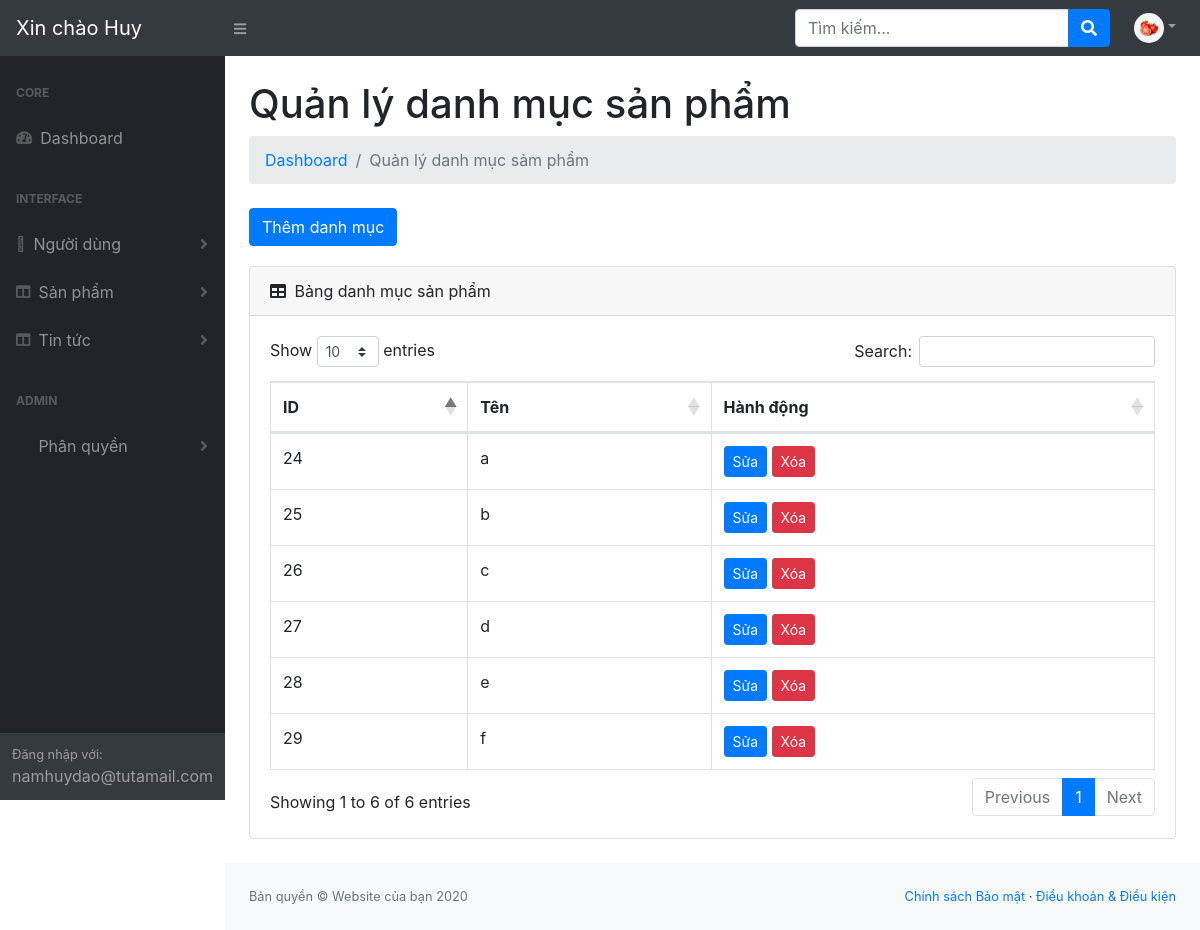
The page /resource/view/admin/main-view/manage-product_categories.php (signed in) on the database its author committed.
### tables this page shows
CREATE TABLE `users` (
  `id` int(11) NOT NULL,
  `images` varchar(255) NOT NULL,
  `firstname` varchar(255) NOT NULL,
  `lastname` varchar(255) NOT NULL,
  `email` varchar(255) NOT NULL,
  `password` varchar(255) NOT NULL,
  `created_at` datetime DEFAULT NULL,
  `is_active` tinyint(4) NOT NULL,
  `status` tinyint(4) NOT NULL,
  `role_id` int(11) NOT NULL
);

CREATE TABLE `product_categories` (
  `id` int(11) NOT NULL,
  `name` varchar(255) NOT NULL,
  `parent_id` int(11) NOT NULL
);

### function/function.php (called while the page is built, shortened)
<?php
function checkPer($user_id, $per_code)
{
    include '../../../../database/database.php';
    $sql = "SELECT link_role_permission.*
        FROM link_role_permission
        INNER JOIN permissions ON permissions.id = link_role_permission.permission_id
        INNER JOIN roles ON roles.id = link_role_permission.role_id
        INNER JOIN users ON users.role_id = roles.id
        WHERE users.id = '$user_id' AND permissions.code = '$per_code'";
    $result = $conn->query($sql);
    if ($result->num_rows > 0) {
        return true;
    }
    return false;
}
?>

### resource/view/admin/main-view/manage-product_categories.php (the view, shortened to what this page needs)
<?php
include '../../../../database/database.php';
include '../../../../function/function.php';
$sql = "SELECT * FROM `product_categories`";
$result = $conn->query($sql);
?>
<!DOCTYPE html>
<html lang="en">
<head>
    <link href="../../../../public/core/assets/css/core.css" rel="stylesheet"/>
    <link href="../../../../public/admin/assets/css/styles.css" rel="stylesheet"/>
    <link href="https://cdn.datatables.net/1.10.20/css/dataTables.bootstrap4.min.css" rel="stylesheet"
/>
    <link rel="stylesheet" href="https://pro.fontawesome.com/releases/v5.10.0/css/all.css" />
</head>
<body class="sb-nav-fixed">
<?php
include '../partials/header.php';
?>
<div id="layoutSidenav">
    <?php
    include '../partials/layoutSideNav.php';
    ?>
    <div id="layoutSidenav_content">
        <main>
            <div class="container-fluid">
                <h1 class="mt-4">Quản lý danh mục sản phẩm</h1>
                <ol class="breadcrumb mb-4">
                    <li class="breadcrumb-item"><a href="dashboard.php">Dashboard</a></li>
                    <li class="breadcrumb-item active">Quản lý danh mục sảm phẩm</li>
                </ol>
                <button data-toggle="modal" data-target="#productCategoryAddModal"
                        class="btn btn-primary addBtn">Thêm danh mục
                </button>
                <div class="card mb-4">
                    <div class="card-header">
                        <i class="fas fa-table mr-1"></i>
                        Bảng danh mục sản phẩm
                    </div>
                    <div class="card-body">
                        <div class="table-responsive">
                            <table class="table table-bordered" id="dataTable" width="100%" cellspacing="0">
                                <thead>
                                <tr>
                                    <th>ID</th>
                                    <th>Tên</th>
                                    <th>Hành động</th>
                                </tr>
                                </thead>
                                <tbody>
                                <?php
                                if ($result->num_rows > 0) {
                                    while ($row = $result->fetch_assoc()) {
                                        ?>
                                        <tr>
                                            <td><?php echo $row['id']; ?></td>
                                            <td><?php echo $row['name']; ?></td>
                                            <td>
                                                <button data-toggle="modal" data-target="#productCategoryEditModal"
                                                        class="btn btn-primary btn-sm productCategoryEditBtn">Sửa
                                                </button>
                                                <button class="btn btn-danger btn-sm productCategoryDeleteBtn"
                                                        data-toggle="modal"
                                                        data-target="#productCategoryDeleteModal">Xóa
                                                </button>
                                            </td>
                                        </tr>
                                        <?php
                                    }
                                } else {
                                    echo "0 results";
                                }
                                ?>
                                </tbody>
                            </table>
                        </div>
                    </div>
                </div>
            </div>
        </main>
        <?php
        include '../partials/footer.php';
        ?>
    </div>
</div>
</body>
</html>

### resource/view/admin/partials/header.php (shortened to what this page needs)
<nav class="sb-topnav navbar navbar-expand navbar-dark bg-dark">
    <a class="navbar-brand" href="dashboard.php">
        <?php
        $id = $_SESSION["user"]["id"];
        $query = mysqli_query($conn, "SELECT * FROM users where id='$id'");
        $user = $query->fetch_assoc();
        echo "Xin chào " . $user['firstname'];
        ?>
    </a>
    <button class="btn btn-link btn-sm order-1 order-lg-0" id="sidebarToggle" href="#"><i class="fas fa-bars"></i>
    </button>
    <form class="d-none d-md-inline-block form-inline ml-auto mr-0 mr-md-3 my-2 my-md-0">
        <div class="input-group">
            <input class="form-control" type="text" placeholder="Tìm kiếm..." aria-label="Search"
                   aria-describedby="basic-addon2"/>
            <div class="input-group-append">
                <button class="btn btn-primary" type="button"><i class="fas fa-search"></i></button>
            </div>
        </div>
    </form>
    <ul class="navbar-nav ml-auto ml-md-0">
        <li class="nav-item dropdown">
            <a class="nav-link dropdown-toggle" id="userDropdown" href="#" role="button" data-toggle="dropdown"
               aria-haspopup="true" aria-expanded="false"><img style="border-radius: 50%" src="<?php
                if ($user['images']) {
                    echo $user['images'];
                } else {
                    echo '../../../../public/admin/assets/images/userImages/defaultImage.png';
                }
                ?>" alt="" width="30" height="30"></a>
        </li>
    </ul>
</nav>

### resource/view/admin/partials/layoutSideNav.php (shortened to what this page needs)
<div id="layoutSidenav_nav">
    <nav class="sb-sidenav accordion sb-sidenav-dark" id="sidenavAccordion">
        <div class="sb-sidenav-menu">
            <div class="nav">
                <div class="sb-sidenav-menu-heading">Core</div>
                <a class="nav-link" href="dashboard.php">
                    <div class="sb-nav-link-icon"><i class="fas fa-tachometer-alt"></i></div>
                    Dashboard
                </a>
                <div class="sb-sidenav-menu-heading">Interface</div>
                <?php
                $xem_sp = checkPer($user['id'], 'user_view');
                if ($xem_sp == true):
                    ?>
                    <a class="nav-link collapsed" href="#" data-toggle="collapse" data-target="#collapseLayouts"
                       aria-expanded="false" aria-controls="collapseLayouts">
                        <div class="sb-nav-link-icon"><i class="fal fa-user-circle"></i></div>
                        Người dùng
                        <div class="sb-sidenav-collapse-arrow"><i class="fas fa-angle-down"></i></div>
                    </a>
                <?php
                endif;
                ?>
                <?php
                $xem_sp = checkPer($user['id'], 'product_view');
                if ($xem_sp == true):
                    ?>
                    <a class="nav-link collapsed" href="#" data-toggle="collapse" data-target="#collapseLayouts2"
                       aria-expanded="false" aria-controls="collapseLayouts">
                        <div class="sb-nav-link-icon"><i class="fas fa-columns"></i></div>
                        Sản phẩm
                        <div class="sb-sidenav-collapse-arrow"><i class="fas fa-angle-down"></i></div>
                    </a>
                <?php
                endif;
                ?>
                <?php
                $xem_sp = checkPer($user['id'], 'post_view');
                if ($xem_sp == true):
                    ?>
                    <a class="nav-link collapsed" href="#" data-toggle="collapse" data-target="#collapseLayouts3"
                       aria-expanded="false" aria-controls="collapseLayouts">
                        <div class="sb-nav-link-icon"><i class="fas fa-columns"></i></div>
                        Tin tức
                        <div class="sb-sidenav-collapse-arrow"><i class="fas fa-angle-down"></i></div>
                    </a>
                <?php
                endif;
                ?>
                <?php
                $xem_sp = checkPer($user['id'], 'role_view');
                if ($xem_sp == true):
                    ?>
                    <div class="sb-sidenav-menu-heading">Admin</div>
                    <a class="nav-link collapsed" href="#" data-toggle="collapse" data-target="#collapseLayouts4"
                       aria-expanded="false" aria-controls="collapseLayouts">
                        <div class="sb-nav-link-icon"><i class="far fa-user-tie"></i></div>
                        Phân quyền
                        <div class="sb-sidenav-collapse-arrow"><i class="fas fa-angle-down"></i></div>
                    </a>
                <?php
                endif;
                ?>
            </div>
        </div>
        <div class="sb-sidenav-footer">
            <div class="small">Đăng nhập với:</div>
            <?php
            echo $user["email"];
            ?>
        </div>
    </nav>
</div>

### public/admin/assets/css/styles.css (style rules this page uses)
.addBtn { margin-bottom: 20px; }

### rows shown on the page
users: firstname "Huy", images (picture), email "namhuydao@tutamail.com"
product_categories: id "24", name "a"
product_categories: id "25", name "b"
product_categories: id "26", name "c"
product_categories: id "27", name "d"
product_categories: id "28", name "e"
product_categories: id "29", name "f"
